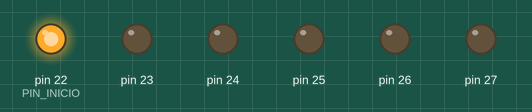
Simulated run of this sketch. Board: Arduino Mega 2560, built with avr-gcc and run on an emulated ATmega2560. On the bench: output pins drawn as LEDs (lit = HIGH). Random numbers use the default seed unless the sketch sets one; what the sketch prints to the serial monitor is not drawn.

Above: at 0.1 s.
At 8.6 s:
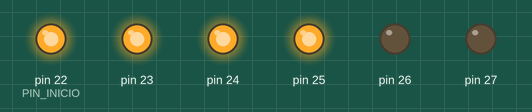
At 9.6 s:
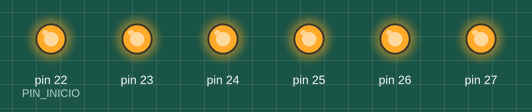
At 18.6 s:
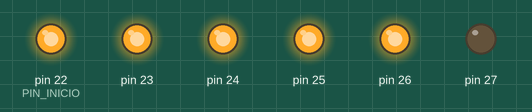
At 29.6 s:
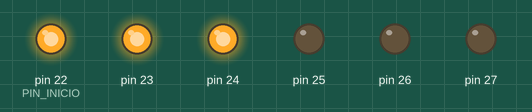
At 38.6 s:
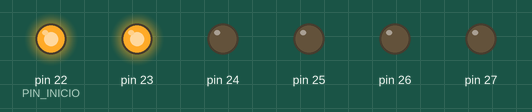
Timing chart, 0 to 40.0 s (numbered marks = the images above):
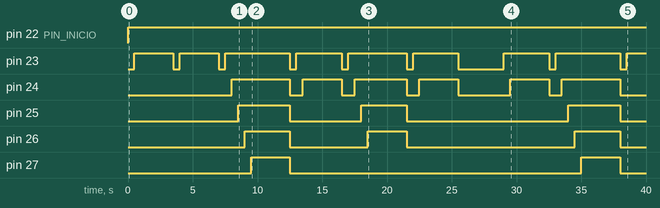

The sketch:

leds_secuencia_random.ino
```cpp
/* Programa de secuencia de LEDs escrito para Arduino MEGA 2560
   Uso de bucles for para inicialización de pines
   Función random() para determinar leds a encender

   Proyecto didáctico Arduino con mínimos componentes.

  06 (seis) LEDs 3mm
  06 (seis) Resistencias 220 Ohm
  01 (uno) servo motor RG90
  01 Arduino UNO R3
  01 Protoboard
  Cables M-M cantidad necesaria
*/

#define PIN_INICIO 22
#define CANTIDAD_LEDS 6

void setup() {

  // Inicializando pines
  for(int i=PIN_INICIO; i<(PIN_INICIO + CANTIDAD_LEDS); i++){
    pinMode(i, OUTPUT);
  }

  Serial.begin(9600);

}

void loop() {

  // Apagando LEDs
  for(int j=PIN_INICIO; j<(PIN_INICIO + CANTIDAD_LEDS); j++){
    digitalWrite(j, LOW);
  }

  // Pseudoaleatoriamente se decide hasta qué pin encender
  int tope = random(PIN_INICIO, (PIN_INICIO + CANTIDAD_LEDS));

  Serial.print("--- Iniciando secuencia de encendido hasta LED: ");
  Serial.println(tope);

  for(int k=PIN_INICIO; k<=tope; k++){
    digitalWrite(k, HIGH);
    Serial.print("Pin ");
    Serial.print(k);
    Serial.print(" ON | ");
    delay(500);
  }
  Serial.println();

  Serial.println("--- Secuencia finalizada!! ---");
  delay(2500);

}
```

Measured:
- by itself, pin 22 (PIN_INICIO): LOW → HIGH at 0.00 s
- by itself, pin 23: LOW → HIGH at 0.50 s, → LOW 3.0 s later, → HIGH 0.50 s later, → LOW 3.0 s later, … (17 changes in this stretch)
- by itself, pin 24: LOW → HIGH at 8.0 s, → LOW 4.5 s later, → HIGH 1.0 s later, → LOW 3.0 s later, … (12 changes in this stretch)
- by itself, pin 25: goes HIGH 4.0 s, LOW 5.5 s, HIGH 3.5 s, LOW 12.5 s, HIGH 4.0 s, then LOW
- by itself, pin 26: goes HIGH 3.5 s, LOW 6.0 s, HIGH 3.0 s, LOW 13.0 s, HIGH 3.5 s, then LOW
- by itself, pin 27: alternates HIGH for 3.0 s and LOW for 22.5 s
